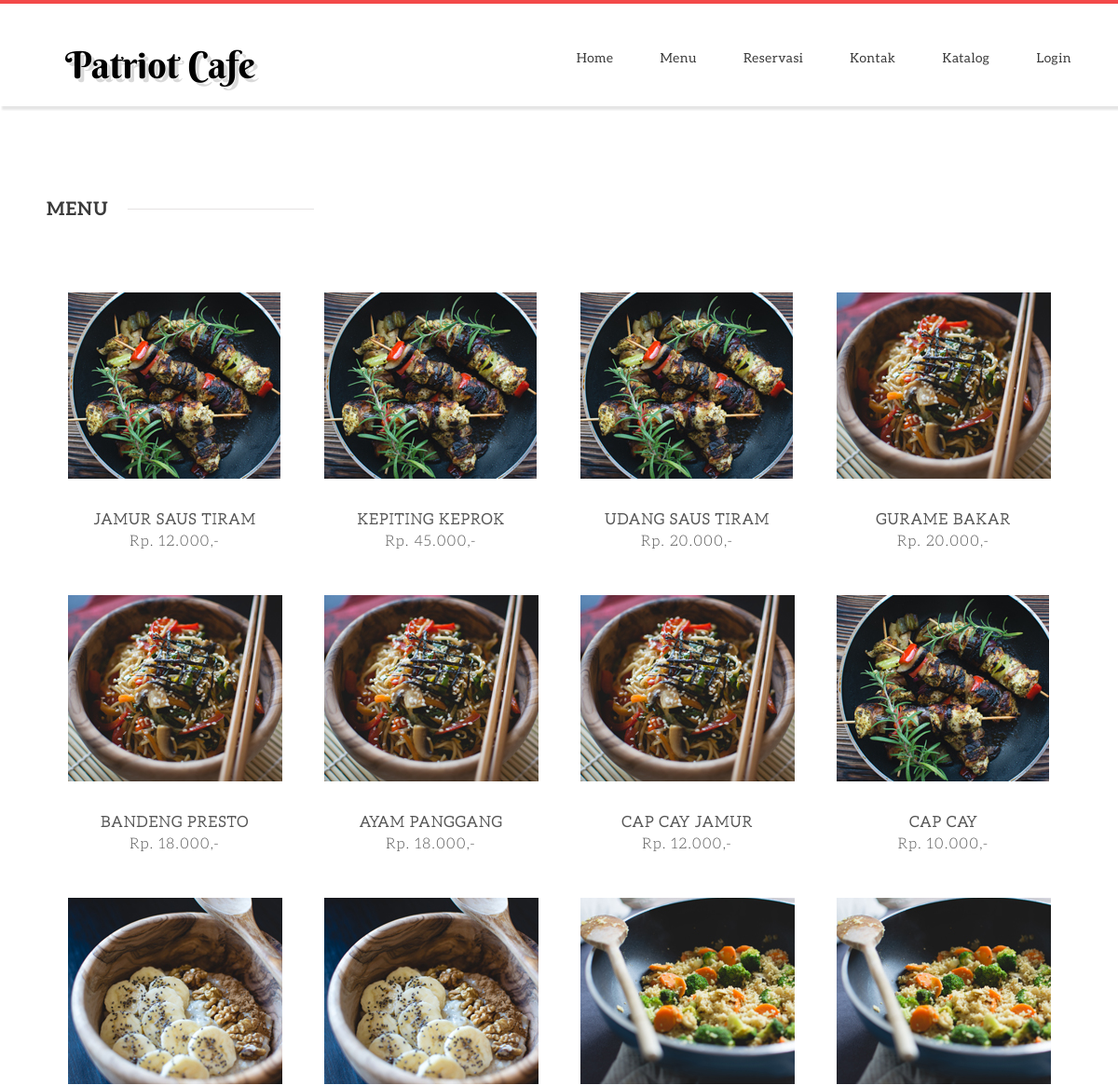
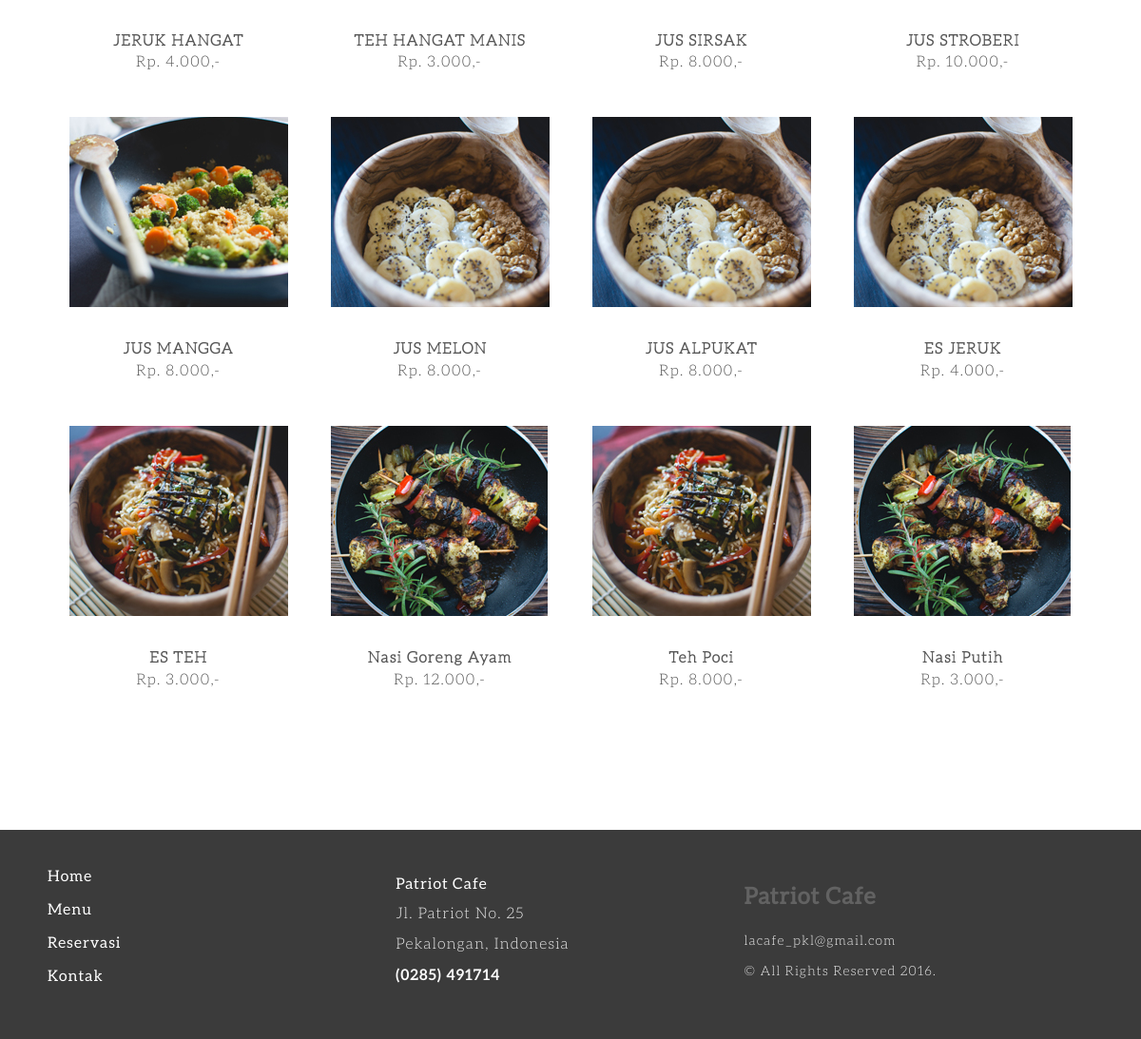
Page /menu.php on the committed database (2 pictures, top to bottom).
### tables this page shows
CREATE TABLE `menu` (
  `idmenu` char(7) NOT NULL COMMENT 'ex: F16P001 - MAKANAN TH.16 PANAS NO:1',
  `nama` varchar(45) NOT NULL,
  `deskripsi` varchar(254) DEFAULT NULL,
  `harga` decimal(15,0) NOT NULL DEFAULT '0',
  `status` char(1) NOT NULL DEFAULT '1',
  `tgl_rekam` datetime NOT NULL DEFAULT CURRENT_TIMESTAMP,
  PRIMARY KEY (`idmenu`)
);

### menu.php (called while the page is built, shortened)
<?php
$menu = queryMysql("SELECT * from menu ORDER BY tgl_rekam desc");
include_once 'layout/publics/header.php';
include_once 'layout/publics/'.basename(__FILE__);
include_once 'layout/publics/footer.php';

### sys.function.php (called while the page is built, shortened)
<?php
function queryMysql($query)
{
    $result = mysql_query($query) or die(mysql_error());
    return $result;
}

### layout/publics/menu.php (the view)
<section class="featured_dishes">
    <div class="wrapper">
        <section class="info">
            <div class="title">
                <h3>Menu</h3>
                <span class="separator"></span>
            </div>
        </section>
        <section class="dishes">
            <?php while($data = @mysql_fetch_array($menu)) { ?>
            <article>
                <div class="dishe_img">
                    <a href="#"><img src="<?= WEBURL ?>ui-publics/uploads/<?= strtolower($data['idmenu']); ?>.jpg" alt="" title=""/></a>
                </div>
                <div class="dish_info">
                    <h2><?= $data['nama']; ?></h2>
                    <h3 class="price">Rp. <?=  number_format($data['harga'],0,',','.'); ?>,-</h3>
                </div>
            </article>
            <?php } ?>
        </section>
    </div>
</section>

### ui-publics/css/main.css (style rules this page uses)
body { background: #fff; }
.wrapper { width: 1100px; margin: 0 auto; position: relative; }
h1, h2, h3, h4, h5 ,h6 { color: #626262; font-family: "aleo-regular", arial; letter-spacing: 1px; }
h2 { font-size: 1.5em; margin: .75em 0 }
h3 { font-size: 1.17em; margin: .83em 0 }
h1, h2, h3, h4, h5, h6 { font-weight: bolder }
.info { overflow: hidden; margin-bottom: 80px; }
.info .title { float: left; position: relative; }
.info .title h3 { color: #3b3b3b; font-family: "aleo-bold", arial; font-size: 20px; font-weight: bold; text-transform: uppercase; margin: 0; }
.info .title .separator { position: absolute; width: 200px; height: 1px; background: #e5e3e3; top: 10px; right: -220px; }
.featured_dishes { padding: 100px 0; overflow: hidden; }
.featured_dishes .dishes { overflow: hidden; }
.featured_dishes .dishes article { display: block; width: 25%; float: left; margin-bottom: 40px; }
.featured_dishes .dishes article:last-child { margin-right: 0; }
.featured_dishes .dishes article .dishe_img { display: block; width: 230px; height: 200px; overflow: hidden; margin: 0 auto; }
.featured_dishes .dishes article .dish_info { overflow: hidden; margin: 30px 0 10px 0; text-align: center; }
.featured_dishes .dishes article .dish_info h2 { font-weight: bolder; line-height: 1.8em; cursor: pointer; }
.featured_dishes .dishes article .dish_info h3 { font-weight: lighter; }
.featured_dishes .dishes article .dish_info h3, .featured_dishes .dishes article .dish_info h2 { margin: 0; color: #555; font-family: "aleo-light", arial; font-size: 16px; }

### rows in the picture
menu: nama "JAMUR SAUS TIRAM", harga "12.000"
menu: nama "KEPITING KEPROK", harga "45.000"
menu: nama "UDANG SAUS TIRAM", harga "20.000"
menu: nama "GURAME BAKAR", harga "20.000"
menu: nama "BANDENG PRESTO", harga "18.000"
menu: nama "AYAM PANGGANG", harga "18.000"
menu: nama "CAP CAY JAMUR", harga "12.000"
menu: nama "CAP CAY", harga "10.000"
menu: nama "JERUK HANGAT", harga "4.000"
menu: nama "TEH HANGAT MANIS", harga "3.000"
menu: nama "JUS SIRSAK", harga "8.000"
menu: nama "JUS STROBERI", harga "10.000"
menu: nama "JUS MANGGA", harga "8.000"
menu: nama "JUS MELON", harga "8.000"
menu: nama "JUS ALPUKAT", harga "8.000"
menu: nama "ES JERUK", harga "4.000"
menu: nama "ES TEH", harga "3.000"
menu: nama "Nasi Goreng Ayam", harga "12.000"
menu: nama "Teh Poci", harga "8.000"
menu: nama "Nasi Putih", harga "3.000"

### other values in the picture
$webc['judul'] "Patriot Cafe"
$webc['alamat'] "Jl. Patriot No. 25"
$webc['kota'] "Pekalongan, Indonesia"
$webc['telp'] "(0285) 491714"
$webc['email'] "lacafe_pkl@gmail.com"
